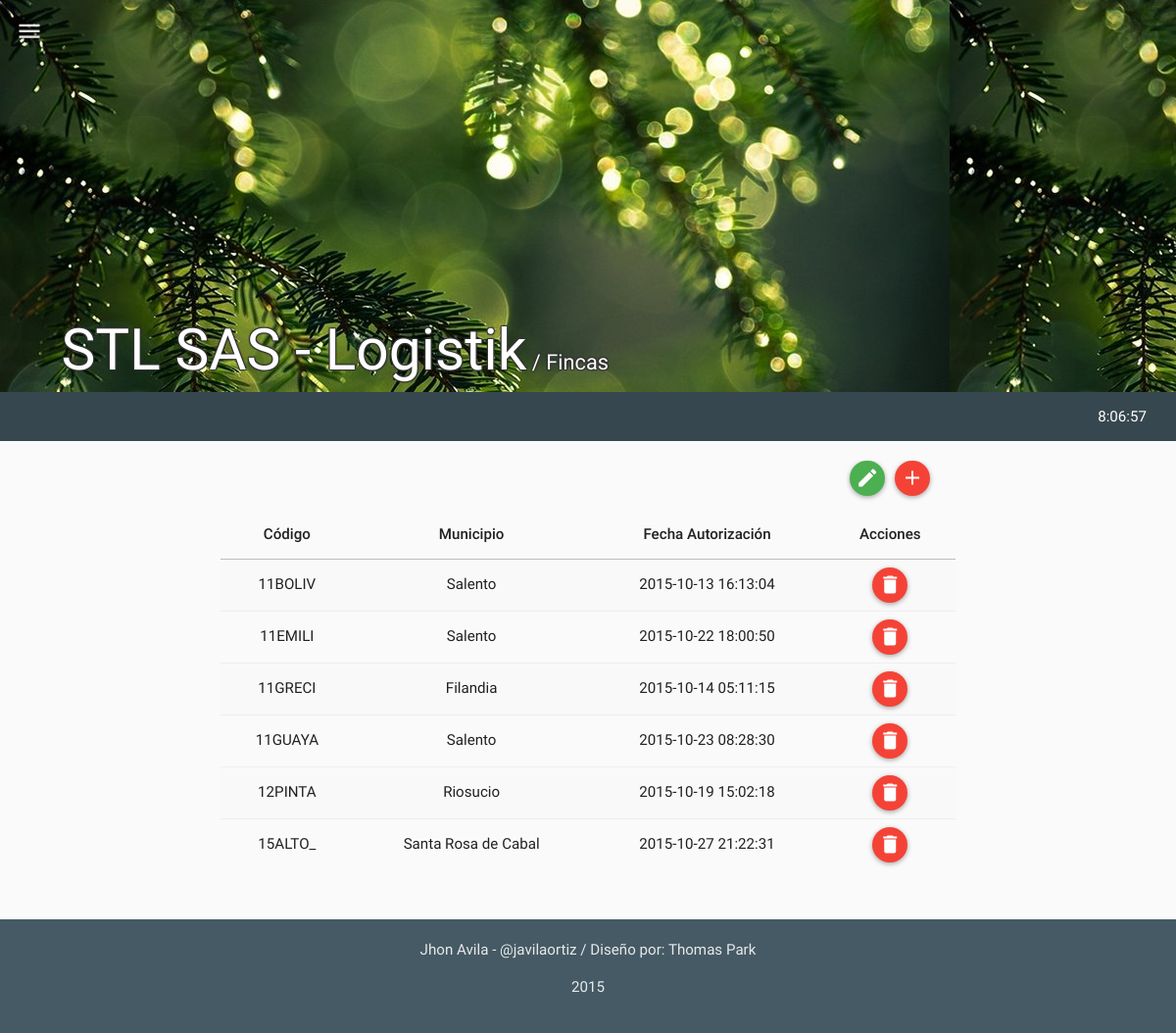
Screenshot of /mods/fincas/fincas.php (signed in) with the database file from the repository.
### tables this page shows
CREATE TABLE IF NOT EXISTS `tbl_fincas` (
  `fi_id` int(11) NOT NULL,
  `fi_codigo` varchar(10) NOT NULL,
  `fi_sn_id` int(11) NOT NULL,
  `fi_timestamp` timestamp NOT NULL DEFAULT CURRENT_TIMESTAMP ON UPDATE CURRENT_TIMESTAMP,
  `fi_created` int(11) NOT NULL,
  `fi_estado` int(11) NOT NULL
);

CREATE TABLE IF NOT EXISTS `tbl_subnucleos` (
  `sn_id` int(11) NOT NULL,
  `sn_subnucleo` varchar(60) NOT NULL,
  `sn_created` int(11) NOT NULL,
  `sn_timestamp` timestamp NOT NULL DEFAULT CURRENT_TIMESTAMP ON UPDATE CURRENT_TIMESTAMP,
  `sn_estado` int(11) NOT NULL
);

### php/fincas.php (the view, shortened to what this page needs)
<?php
class fincas{
  function get_fincas(){
    $rt = new route();
    if(isset($_SESSION["ses_id"])){
      $qry='SELECT * FROM tbl_fincas
            INNER JOIN tbl_subnucleos ON sn_id = fi_sn_id
            WHERE fi_estado=1 ORDER BY fi_codigo ASC ';
      $res = mysql_query($qry);
      $item =" ";
      $script ="<script>$(document).ready(function(){";
      while($row_res = mysql_fetch_assoc($res)) {
        $item.='
              <tr>
                <td>'.$row_res["fi_codigo"].'</td>
                <td>'.$row_res["sn_subnucleo"].'</td>
                <td style="text-align:center;">'.$row_res["fi_timestamp"].'</td>
                <td style="text-align:center;">
                  <div id="del-button" onclick="borrar_finca('.$row_res["fi_id"].', this)" class="btn btn-floating-mini btn-danger" title="Borrar"><i class="md  md-delete"></i></div>
                </td>
              </tr>
        ';
        $script.='';
      }
      $script.='});</script>';
    }
    else{$rt->routing($rt->path("login"));}
    $html='
          <table class="table table-striped table-hover ">
            <thead>
              <tr>
                <th style="text-align:center;">Código</th>
                <th style="text-align:center;">Municipio</th>
                <th style="text-align:center;">Fecha Autorización</th>
                <th style="text-align:center;">Acciones</th>
              </tr>
            </thead>
            <tbody>
              '.$item.'
            </tbody>
          </table>
    ';
    return $script.$html;
  }
}
?>

### rows the page displays
tbl_fincas: fi_codigo "11BOLIV", tbl_subnucleos.sn_subnucleo "Salento", fi_timestamp "2015-10-13 16:13:04"
tbl_fincas: fi_codigo "11EMILI", tbl_subnucleos.sn_subnucleo "Salento", fi_timestamp "2015-10-22 18:00:50"
tbl_fincas: fi_codigo "11GRECI", tbl_subnucleos.sn_subnucleo "Filandia", fi_timestamp "2015-10-14 05:11:15"
tbl_fincas: fi_codigo "11GUAYA", tbl_subnucleos.sn_subnucleo "Salento", fi_timestamp "2015-10-23 08:28:30"
tbl_fincas: fi_codigo "12PINTA", tbl_subnucleos.sn_subnucleo "Riosucio", fi_timestamp "2015-10-19 15:02:18"
tbl_fincas: fi_codigo "15ALTO_", tbl_subnucleos.sn_subnucleo "Santa Rosa de Cabal", fi_timestamp "2015-10-27 21:22:31"

### other values shown
$html_snippet->app_name("001", " / Fincas") "STL SAS - Logistik"
$a "/ Fincas"
